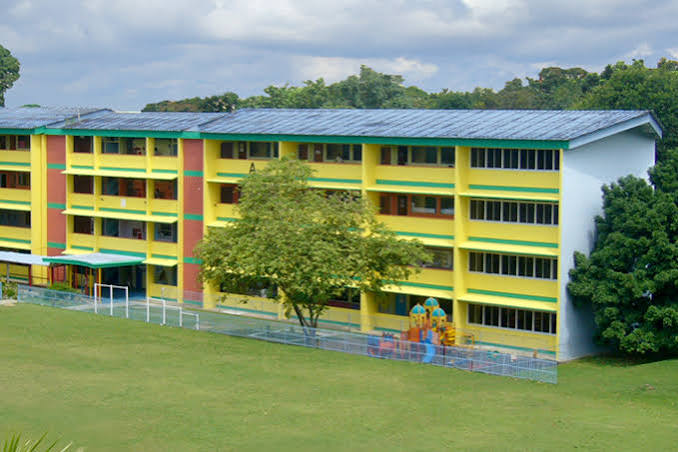
#> input picture docs/brand/originals/IMG_3.jpg, 678 x 452 px
$ python enhance_slides.py
#> lines starting #> are read from the running program, lines starting #| are printed output that depends on the picture
"""Offline restoration and color-treatment pipeline for DPS login slideshow photos.

Starts from untouched originals in docs/brand/originals/:
1. Super-resolution via realesrgan-ncnn-vulkan (4x, realesrgan-x4plus, NO face-enhance)
   OR conservative 2-step Lanczos fallback for photos with small faces that fail
   visual/SSIM fidelity gates.
2. Light sharpening (UnsharpMask r=0.8, 40%) + ~1.5% luminance grain.
3. Consistent natural tone & color treatment (0.4% autocontrast blend, gentle
   luminance shadow lift / highlight recovery, subtle 7% vibrance, ~5% vignette)
   preserving natural skin tones without any green shift.
4. Fidelity gate: downscales @1920 back to original size (Lanczos) and computes
   luminance SSIM + MAD both ungraded (vs untouched original) and grade-matched
   (vs graded original). Requires SSIM >= 0.93; otherwise falls back to Lanczos.
5. Saves @1920 and @1280 WebP (quality ~85, <= 250 KB), 100% zoom side-by-side
   comparison crops, and per-photo difference heatmaps in docs/brand/enhance-compare/.
"""

from __future__ import annotations

import argparse
import math
import random
import subprocess
import sys
from pathlib import Path

from PIL import Image, ImageDraw, ImageEnhance, ImageFilter, ImageOps

REPO_ROOT = Path(__file__).resolve().parents[2]
ORIGINALS_DIR = REPO_ROOT / "docs" / "brand" / "originals"
COMPARE_DIR = REPO_ROOT / "docs" / "brand" / "enhance-compare"
OUT_DIR = REPO_ROOT / "frontend" / "src" / "assets" / "brand" / "slides"
TMP_DIR = Path(__file__).resolve().parent / "tmp"
BIN_EXE = Path(__file__).resolve().parent / "bin" / "realesrgan-ncnn-vulkan.exe"

SSIM_MIN_THRESHOLD = 0.93

SLIDES = [
    {
        "id": "building",
        "src": "IMG_3.jpg",
        "out_base": "slide-1-building",
        "w1920": 1920,
        "w1280": 1280,
        # Facade/signage and left building wing
        "crop_centers": [(0.45, 0.42), (0.20, 0.45)],
    },
    {
        "id": "trophy",
        "src": "IMG_2.jpg",
        "out_base": "slide-2-trophy",
        "w1920": 1500,  # 439x455 -> 1500x1555 (short side 1500 >= 1250)
        "w1280": 1280,  # 1280x1327
        # Student faces & trophy/uniform badges
        "crop_centers": [(0.52, 0.34), (0.36, 0.28)],
    },
    {
        "id": "art",
        "src": "IMG_1.jpg",
        "out_base": "slide-3-art",
        "w1920": 1920,
        "w1280": 1280,
        # Student faces, painting table, and bottom watermark/signage area
        "crop_centers": [(0.35, 0.36), (0.68, 0.42), (0.50, 0.90)],
    },
    {
        "id": "lab",
        "src": "IMG_4.jpg",
        "out_base": "slide-4-lab",
        "w1920": 1920,
        "w1280": 1280,
        # Pupils' faces & teacher/table
        "crop_centers": [(0.46, 0.35), (0.72, 0.44)],
    },
]


def build_tone_lut() -> list[int]:
    """Gentle luminance LUT: subtle shadow lift (+6 max) and soft highlight roll-off."""
    lut = []
    for i in range(256):
        t = i / 255.0
        # Shadow lift peaks around t=0.22, gentle highlight compression above t=0.82
        lift = 6.5 * ((1.0 - t) ** 2.2) * (t * 3.0 if t < 0.33 else 1.0)
        compress = -4.0 * max(0.0, (t - 0.82) / 0.18) ** 1.5
        lut.append(max(0, min(255, round(i + lift + compress))))
    return lut


TONE_LUT = build_tone_lut()


def apply_color_grade(img: Image.Image) -> Image.Image:
    """Consistent, natural tone & color treatment with zero green shift on skin."""
    rgb = img.convert("RGB")
    # 1. Mild auto-levels (0.4% clip) blended 40% to gently balance exposure & WB
    leveled = ImageOps.autocontrast(rgb, cutoff=0.4)
    balanced = Image.blend(rgb, leveled, 0.40)

    # 2. Gentle shadow lift & highlight recovery on luminance Y only (preserves natural Cb/Cr)
    ycbcr = balanced.convert("YCbCr")
    y_band, cb_band, cr_band = ycbcr.split()
    y_band = y_band.point(TONE_LUT)
    toned = Image.merge("YCbCr", (y_band, cb_band, cr_band)).convert("RGB")

    # 3. Subtle vibrance/color boost (1.07x) without oversaturating skin
    graded = ImageEnhance.Color(toned).enhance(1.07)

    # 4. Subtle vignette (~5.5% edge darkening)
    w, h = graded.size
    cx, cy = w / 2.0, h / 2.0
    max_r2 = cx * cx + cy * cy
    # Build low-res vignette mask and resize smoothly for speed
    mw, mh = max(32, w // 16), max(32, h // 16)
    mask_vals = []
    for my in range(mh):
        dy = ((my + 0.5) / mh - 0.5) * h
        for mx in range(mw):
            dx = ((mx + 0.5) / mw - 0.5) * w
            r2 = (dx * dx + dy * dy) / max_r2
            factor = 1.0 - 0.055 * (r2 ** 1.35)
            mask_vals.append(max(0, min(255, round(255 * factor))))
    vignette_mask = Image.new("L", (mw, mh))
    vignette_mask.putdata(mask_vals)
    vignette_mask = vignette_mask.resize((w, h), Image.Resampling.BILINEAR)
    dark = Image.new("RGB", (w, h), (0, 0, 0))
    return Image.composite(graded, dark, vignette_mask)


def add_subtle_grain(img: Image.Image, sigma: float = 1.8) -> Image.Image:
    """Add ~1.5% fine luminance grain to prevent waxy smooth areas."""
    rng = random.Random(42)
    ycbcr = img.convert("YCbCr")
    y_band, cb_band, cr_band = ycbcr.split()
    y_px = list(y_band.getdata())
    noisy = [max(0, min(255, int(v + rng.gauss(0, sigma)))) for v in y_px]
    y_out = Image.new("L", y_band.size)
    y_out.putdata(noisy)
    return Image.merge("YCbCr", (y_out, cb_band, cr_band)).convert("RGB")


def lanczos_two_step(orig: Image.Image, target_w: int, target_h: int, polish: bool) -> Image.Image:
    """Two-step Lanczos upscale (2x then remainder), with optional unsharp + grain."""
    ow, oh = orig.size
    step1 = orig.resize((ow * 2, oh * 2), Image.Resampling.LANCZOS)
    out = step1.resize((target_w, target_h), Image.Resampling.LANCZOS)
    if polish:
        out = out.filter(ImageFilter.UnsharpMask(radius=0.8, percent=40, threshold=2))
        out = add_subtle_grain(out, sigma=1.8)
    return out


# [20 lines left out: function run_realesrgan_4x, not called in this run]


def compute_luminance_ssim_and_mad(
    ref: Image.Image, cand: Image.Image, block: int = 8
) -> tuple[float, float, float]:
    """Compute windowed luminance SSIM (8x8 blocks), RGB MAD, and max 16x16 block MAD."""
    ref_rgb = ref.convert("RGB")
    cand_rgb = cand.convert("RGB")
    w, h = ref_rgb.size
    r_px = list(ref_rgb.getdata())
    c_px = list(cand_rgb.getdata())

    mad_sum = 0.0
    for (r1, g1, b1), (r2, g2, b2) in zip(r_px, c_px):
        mad_sum += (abs(r1 - r2) + abs(g1 - g2) + abs(b1 - b2)) / 3.0
    mad = mad_sum / len(r_px)

    ref_l = list(ref_rgb.convert("L").getdata())
    cand_l = list(cand_rgb.convert("L").getdata())
    c1 = (0.01 * 255.0) ** 2
    c2 = (0.03 * 255.0) ** 2

    ssim_vals: list[float] = []
    for y0 in range(0, h - block + 1, block):
        for x0 in range(0, w - block + 1, block):
            xs: list[int] = []
            ys: list[int] = []
            for dy in range(block):
                off = (y0 + dy) * w + x0
                xs.extend(ref_l[off : off + block])
                ys.extend(cand_l[off : off + block])
            n = len(xs)
            mx = sum(xs) / n
            my = sum(ys) / n
            vx = sum((x - mx) ** 2 for x in xs) / n
            vy = sum((y - my) ** 2 for y in ys) / n
            cov = sum((x - mx) * (y - my) for x, y in zip(xs, ys)) / n
            num = (2 * mx * my + c1) * (2 * cov + c2)
            den = (mx * mx + my * my + c1) * (vx + vy + c2)
            ssim_vals.append(num / den if den > 0 else 1.0)

    mean_ssim = sum(ssim_vals) / len(ssim_vals) if ssim_vals else 1.0

    # Max 16x16 block luminance MAD to catch localized hallucinations
    b16 = 16
    max_block_mad = 0.0
    for y0 in range(0, h - b16 + 1, b16):
        for x0 in range(0, w - b16 + 1, b16):
            bsum = 0.0
            for dy in range(b16):
                off = (y0 + dy) * w + x0
                for dx in range(b16):
                    bsum += abs(ref_l[off + dx] - cand_l[off + dx])
            bmad = bsum / (b16 * b16)
            if bmad > max_block_mad:
                max_block_mad = bmad

    return mean_ssim, mad, max_block_mad


# [18 lines left out: function save_diff_heatmap, not called in this run]


def save_webp_under_budget(img: Image.Image, out_path: Path, max_bytes: int = 250 * 1024) -> int:
    """Save WebP starting at quality=85, stepping down slightly only if > max_bytes."""
    for q in (85, 82, 78, 74):
        img.save(out_path, format="WEBP", quality=q, method=6)
        size = out_path.stat().st_size
        if size <= max_bytes:
            return size
    return out_path.stat().st_size


# [26 lines left out: function make_compare_sheet, not called in this run]


def build_candidate(
    orig: Image.Image,
    src_path: Path,
    sid: str,
    w1920: int,
    h1920: int,
    w1280: int,
    h1280: int,
    use_ai: bool,
) -> tuple[Image.Image, Image.Image, Image.Image]:
    """Return (ungraded_1920, graded_1920, graded_1280)."""
    if use_ai:
        tmp_4x = TMP_DIR / f"{sid}_4x.png"
        if not tmp_4x.exists():
            run_realesrgan_4x(src_path, tmp_4x)
        ai_4x = Image.open(tmp_4x).convert("RGB")
        ungraded_1920 = ai_4x.resize((w1920, h1920), Image.Resampling.LANCZOS)
        ungraded_1920 = ungraded_1920.filter(ImageFilter.UnsharpMask(radius=0.8, percent=40, threshold=2))
        ungraded_1920 = add_subtle_grain(ungraded_1920, sigma=1.6)
        ungraded_1280 = ai_4x.resize((w1280, h1280), Image.Resampling.LANCZOS)
        ungraded_1280 = add_subtle_grain(ungraded_1280, sigma=1.4)
    else:
        ungraded_1920 = lanczos_two_step(orig, w1920, h1920, polish=True)
        ungraded_1280 = lanczos_two_step(orig, w1280, h1280, polish=True)

    return ungraded_1920, apply_color_grade(ungraded_1920), apply_color_grade(ungraded_1280)


def main() -> int:
    parser = argparse.ArgumentParser()
    parser.add_argument("--fallback-for", nargs="*", default=[], help="Slide IDs to force Lanczos fallback")
    args = parser.parse_args()
    fallback_ids = set(args.fallback_for)

    COMPARE_DIR.mkdir(parents=True, exist_ok=True)
    OUT_DIR.mkdir(parents=True, exist_ok=True)
    TMP_DIR.mkdir(parents=True, exist_ok=True)

    has_ai = BIN_EXE.exists()
    total_bytes = 0

    for slide in SLIDES:
        sid = slide["id"]
        src_path = ORIGINALS_DIR / slide["src"]
        orig = Image.open(src_path).convert("RGB")
#> orig is the input picture: PIL image 678x452 RGB; mean R, G, B 130.3, 146.3, 111.1
        orig_graded = apply_color_grade(orig)
#> in apply_color_grade, `ycbcr = balanced.convert("YCbCr")`: ycbcr: PIL image 678x452 YCbCr; mean of channels 0, 1, 2 136.1, 114.5, 123
#> in apply_color_grade, `y_band, cb_band, cr_band = ycbcr.split()`:
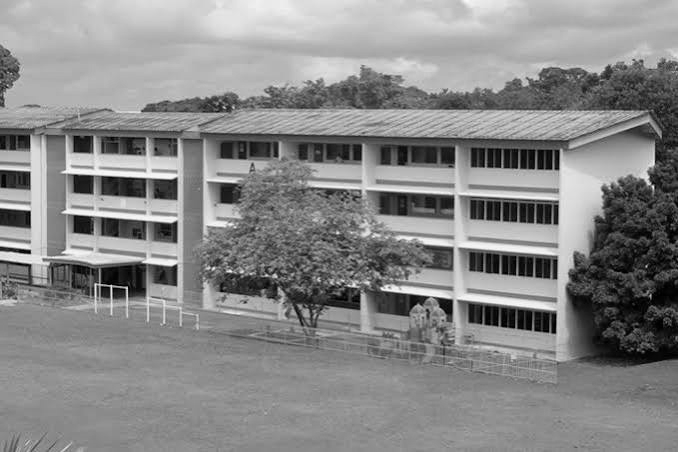
#> y_band: PIL image 678x452 L; min 0, max 249, mean 136.1
#> in apply_color_grade, `y_band, cb_band, cr_band = ycbcr.split()`:
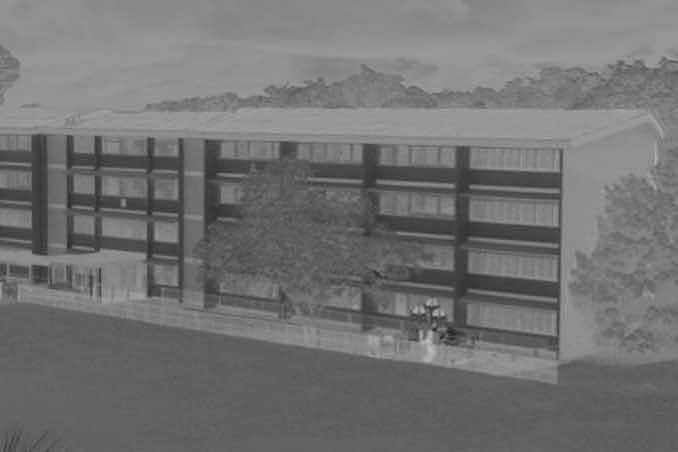
#> cb_band: PIL image 678x452 L; min 35, max 190, mean 114.5
#> in apply_color_grade, `y_band, cb_band, cr_band = ycbcr.split()`:
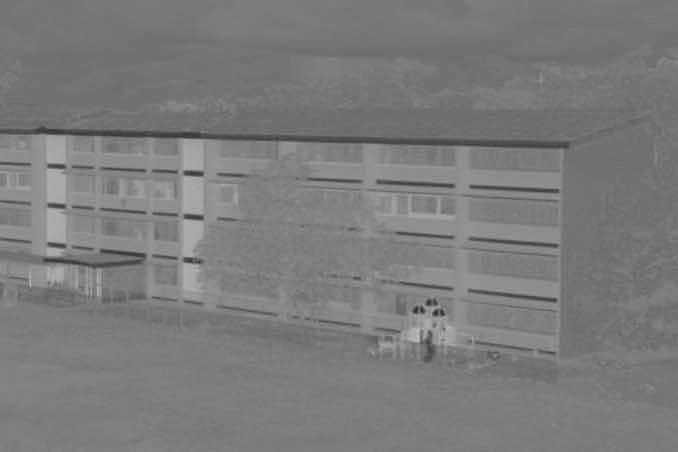
#> cr_band: PIL image 678x452 L; min 44, max 194, mean 123
#> in apply_color_grade, `vignette_mask = Image.new("L", (mw, mh))`: vignette_mask: PIL image 42x32 L; every value is 0
#> in apply_color_grade, `vignette_mask.putdata(mask_vals)`:
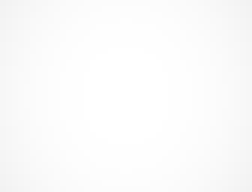
#> vignette_mask: PIL image 42x32 L (shown 6 times larger); min 242, max 255, mean 251.5
#> in apply_color_grade, `vignette_mask = vignette_mask.resize((w, h), Image.Resampling.BILINEAR)`:
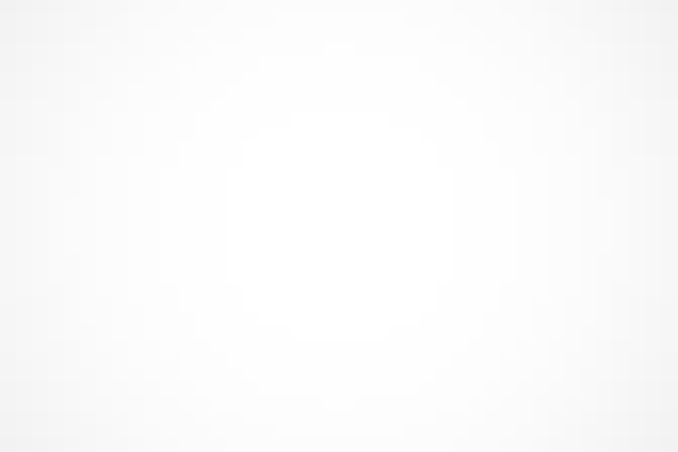
#> vignette_mask: PIL image 678x452 L; min 242, max 255, mean 251.5
#> in apply_color_grade, `dark = Image.new("RGB", (w, h), (0, 0, 0))`: dark: PIL image 678x452 RGB; every value is 0
        ow, oh = orig.size
#> ow = 678; oh = 452

        w1920 = slide["w1920"]
        h1920 = round(oh * (w1920 / ow))
#> h1920 = 1280
        w1280 = slide["w1280"]
        h1280 = round(oh * (w1280 / ow))
#> h1280 = 853

        plain_lanczos = lanczos_two_step(orig, w1920, h1920, polish=False)

        use_ai = has_ai and sid not in fallback_ids
        mode = "realesrgan-x4plus" if use_ai else "lanczos-fallback"

        ungraded_1920, graded_1920, graded_1280 = build_candidate(
            orig, src_path, sid, w1920, h1920, w1280, h1280, use_ai=use_ai
        )
#> in add_subtle_grain, `ycbcr = img.convert("YCbCr")`: ycbcr: PIL image 1920x1280 YCbCr; mean of channels 0, 1, 2 137, 112.7, 122.4
#> in add_subtle_grain, `y_px = list(y_band.getdata())`: y_px = 2457600 items
#> in add_subtle_grain, `y_out = Image.new("L", y_band.size)`: y_out: PIL image 1920x1280 L; every value is 0
#> call 3 of lanczos_two_step, with target_w = 1280, target_h = 853, polish = True
#> in lanczos_two_step (call 3), `out = step1.resize((target_w, target_h), Image.Resampling.LANCZOS)`:
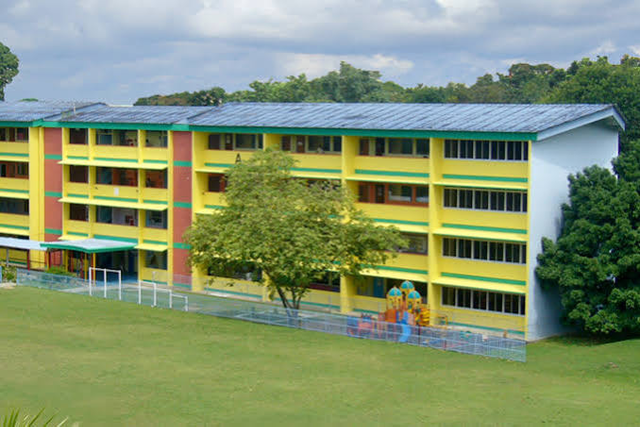
#> out: PIL image 1280x853 RGB (shown at 1/2 size); mean R, G, B 130.3, 146.3, 111.1
#> in add_subtle_grain (call 2), `ycbcr = img.convert("YCbCr")`: ycbcr: PIL image 1280x853 YCbCr; mean of channels 0, 1, 2 137, 112.7, 122.4
#> in add_subtle_grain (call 2), `y_out = Image.new("L", y_band.size)`: y_out: PIL image 1280x853 L; every value is 0
#> in apply_color_grade (call 2), `leveled = ImageOps.autocontrast(rgb, cutoff=0.4)`:
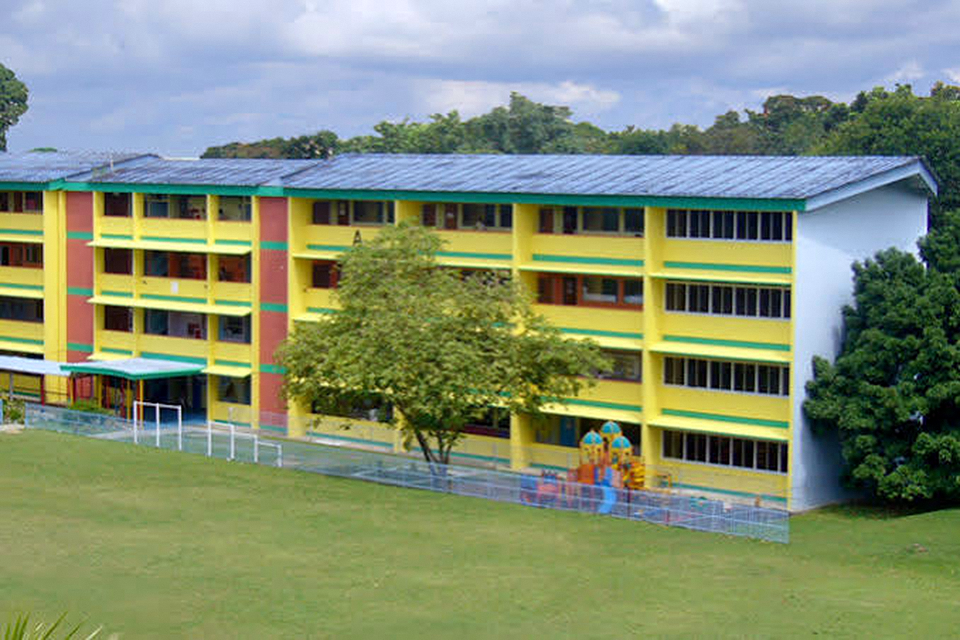
#> leveled: PIL image 1920x1280 RGB (shown at 1/2 size); mean R, G, B 129.8, 142.7, 116.6
#> in apply_color_grade (call 2), `ycbcr = balanced.convert("YCbCr")`: ycbcr: PIL image 1920x1280 YCbCr; mean of channels 0, 1, 2 135.1, 114, 122.4
#> in apply_color_grade (call 2), `vignette_mask = Image.new("L", (mw, mh))`: vignette_mask: PIL image 120x80 L; every value is 0
#> in apply_color_grade (call 2), `dark = Image.new("RGB", (w, h), (0, 0, 0))`: dark: PIL image 1920x1280 RGB; every value is 0

        rt_ungraded = ungraded_1920.resize((ow, oh), Image.Resampling.LANCZOS)
        rt_graded = graded_1920.resize((ow, oh), Image.Resampling.LANCZOS)
        ssim_ungraded, mad_ungraded, max_blk_ungraded = compute_luminance_ssim_and_mad(orig, rt_ungraded)
#> in compute_luminance_ssim_and_mad, `r_px = list(ref_rgb.getdata())`: r_px = 306456 items
#> the loop in compute_luminance_ssim_and_mad, `for (r1, g1, b1), (r2, g2, b2) in zip(r_px, c_px):` made 306456 passes
#> (r1, g1, b1, r2, g2, b2, mad_sum) on passes 1 to 3: (160, 180, 204, 158, 178, 201, 2.33), (160, 180, 204, 159, 179, 202, 3.67), (160, 180, 204, 158, 178, 201, 6)
#> after the loop in compute_luminance_ssim_and_mad, `for (r1, g1, b1), (r2, g2, b2) in zip(r_px, c_px):`: mad_sum = 575679.3
#> in compute_luminance_ssim_and_mad, `mad = mad_sum / len(r_px)`: mad = 1.88
#> in compute_luminance_ssim_and_mad, `ref_l = list(ref_rgb.convert("L").getdata())`: ref_l = 306456 items
#> after the loop in compute_luminance_ssim_and_mad, `for y0 in range(0, h - block + 1, block):`: ssim_vals = 4704 values, max 1 at index 3257, min 0.964 at index 2272, mean 0.995; xs = 64 values, max 140 at index 0, min 134 at index 53, mean 137; ys = 64 values, max 140 at index 8, min 131 at index 61, mean 135.5
#> in compute_luminance_ssim_and_mad, `mean_ssim = sum(ssim_vals) / len(ssim_vals) if ssim_vals else 1.0`: mean_ssim = 0.995
#> after the loop in compute_luminance_ssim_and_mad, `for y0 in range(0, h - b16 + 1, b16):`: max_block_mad = 2.63
#> ssim_ungraded = 0.995; mad_ungraded = 1.88; max_blk_ungraded = 2.63
        ssim_graded, mad_graded, max_blk_graded = compute_luminance_ssim_and_mad(orig_graded, rt_graded)
#> the loop in compute_luminance_ssim_and_mad (call 2), `for (r1, g1, b1), (r2, g2, b2) in zip(r_px, c_px):` made 306456 passes
#> (r1, g1, b1, r2, g2, b2, mad_sum) on passes 1 to 3: (149, 169, 198, 147, 167, 197, 1.67), (149, 169, 198, 147, 168, 198, 2.67), (149, 169, 198, 147, 167, 197, 4.33)
#> ssim_graded = 0.994; mad_graded = 1.68; max_blk_graded = 2.39

        # Fidelity gate: require SSIM >= 0.93 on both ungraded and grade-matched round-trips
        if use_ai and (ssim_ungraded < SSIM_MIN_THRESHOLD or ssim_graded < SSIM_MIN_THRESHOLD):
            print(
                f"  [GATE] {sid} realesrgan failed SSIM >= {SSIM_MIN_THRESHOLD} "
                f"(ungraded={ssim_ungraded:.4f}, graded={ssim_graded:.4f}) -> falling back to Lanczos"
            )
            mode = "lanczos-fallback (ssim-gate)"
            ungraded_1920, graded_1920, graded_1280 = build_candidate(
                orig, src_path, sid, w1920, h1920, w1280, h1280, use_ai=False
            )
            rt_ungraded = ungraded_1920.resize((ow, oh), Image.Resampling.LANCZOS)
            rt_graded = graded_1920.resize((ow, oh), Image.Resampling.LANCZOS)
            ssim_ungraded, mad_ungraded, max_blk_ungraded = compute_luminance_ssim_and_mad(orig, rt_ungraded)
            ssim_graded, mad_graded, max_blk_graded = compute_luminance_ssim_and_mad(orig_graded, rt_graded)

        out_1920 = OUT_DIR / f"{slide['out_base']}@1920.webp"
        out_1280 = OUT_DIR / f"{slide['out_base']}@1280.webp"
        sz_1920 = save_webp_under_budget(graded_1920, out_1920)
        sz_1280 = save_webp_under_budget(graded_1280, out_1280)
        total_bytes += sz_1920 + sz_1280

        cmp_path = COMPARE_DIR / f"{slide['out_base']}-compare.png"
        heat_path = COMPARE_DIR / f"{slide['out_base']}-heatmap.png"
        make_compare_sheet(plain_lanczos, graded_1920, slide["crop_centers"], cmp_path)
        save_diff_heatmap(orig_graded, rt_graded, heat_path)

        print(
            f"{sid} [{mode}]: {ow}x{oh} -> @1920={w1920}x{h1920} ({sz_1920/1024:.1f} KB), "
            f"@1280={w1280}x{h1280} ({sz_1280/1024:.1f} KB) | "
            f"SSIM(ungraded={ssim_ungraded:.4f}, graded={ssim_graded:.4f}) | "
            f"MAD(ungraded={mad_ungraded:.2f}, graded={mad_graded:.2f}, max16={max_blk_graded:.2f})"
        )

    print(f"Total 8 WebP files: {total_bytes / 1024:.1f} KB ({total_bytes} B)")
    return 0


if __name__ == "__main__":
#> (the run stopped early here; a loop or call above may not have finished)
